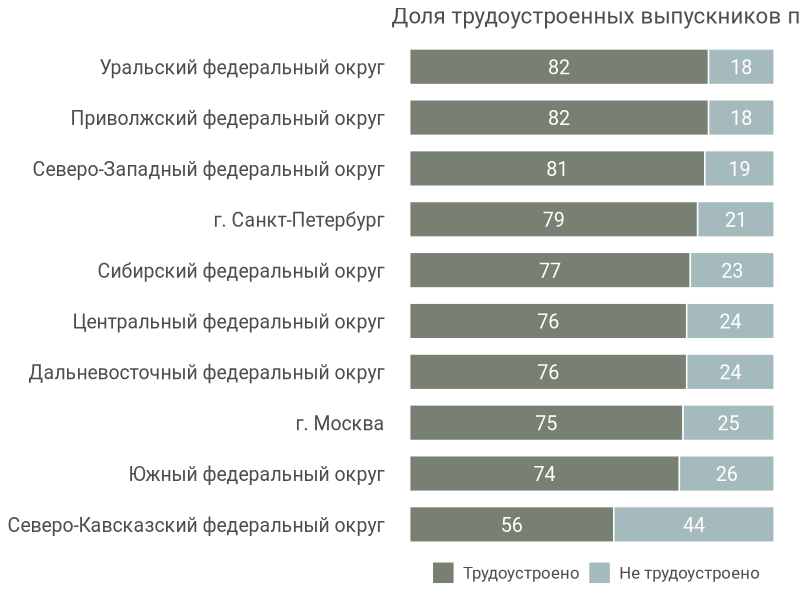
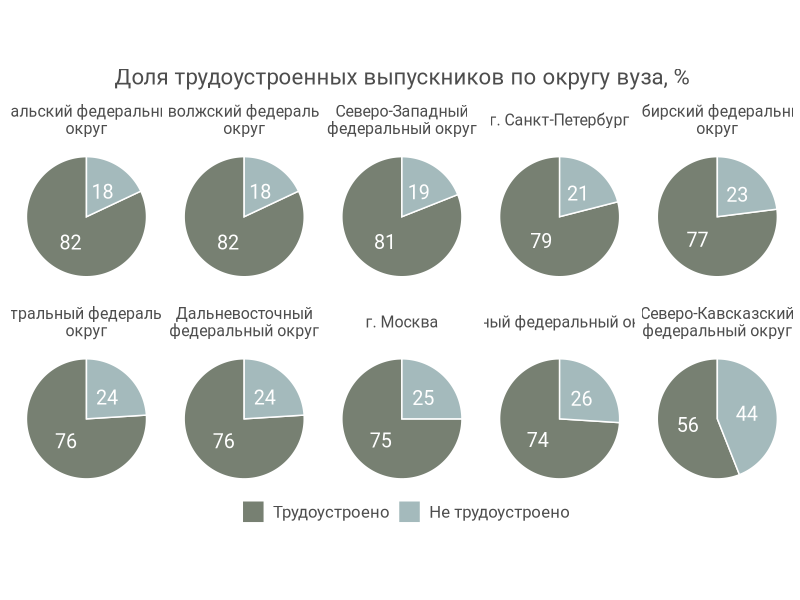
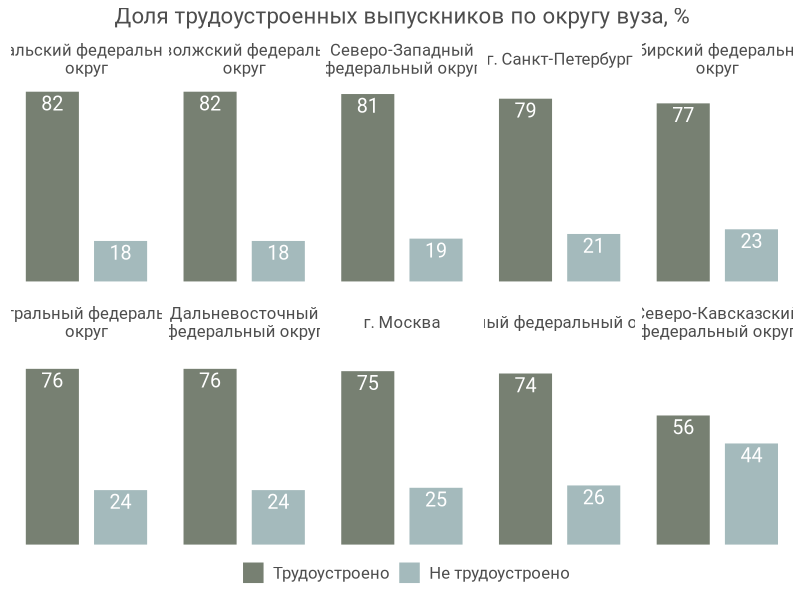
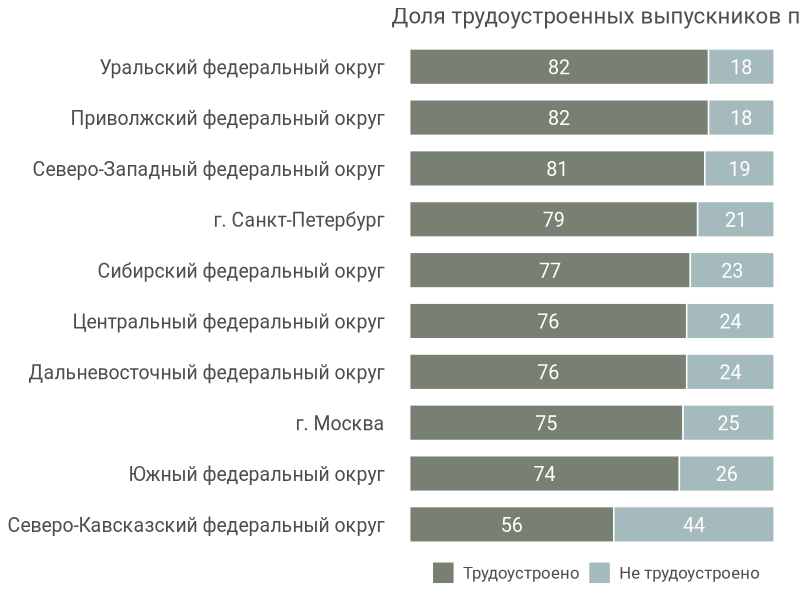
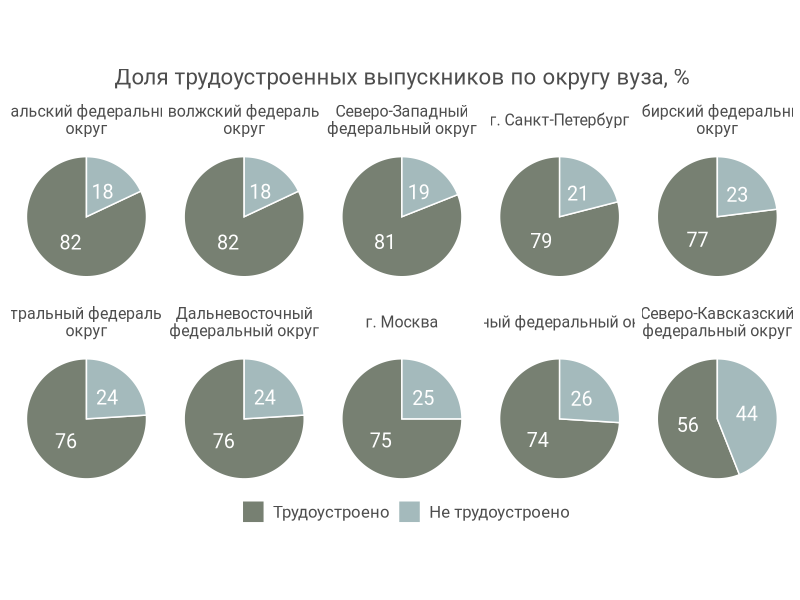
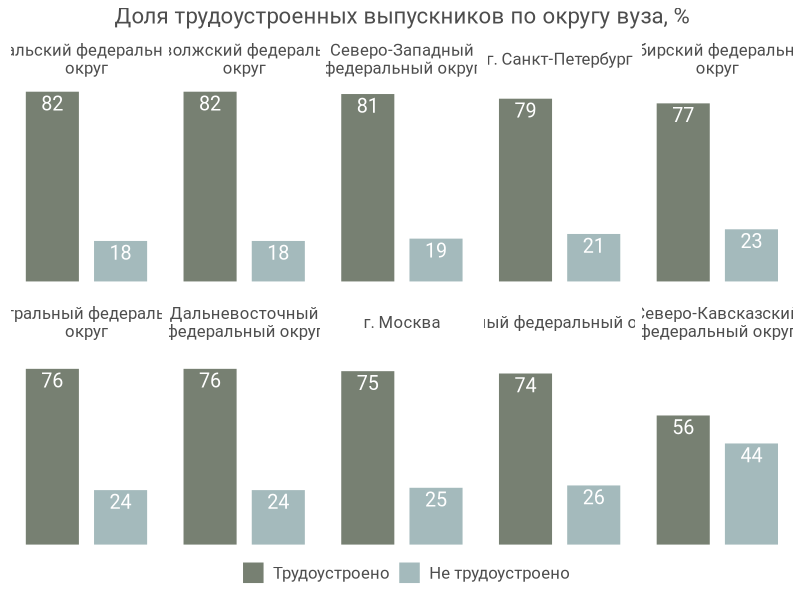

R code for these plots, in order:
# Employment by federal districts
# Source: http://vo.graduate.edu.ru/booklet#/?year=2014&board=4

# Load libraries ----
library("reshape2")
library("ggplot2")
library("forcats")

# Prepare data ----
d <- read.csv("data/trud_district.csv", stringsAsFactors = FALSE)

# Get the unemployment fraction
d$unemployed <- 1 - d$employed

# Transform table to wide format (for now ignore the threshold variable)
dm <- melt(d[, -3], id = c("district"))

# For ordering colors and rows
dm$variable <- fct_rev(dm$variable)
dm$district <- fct_reorder(dm$district[1:10], dm$value[1:10])

# Stacked bar ----
distr_empl <- ggplot(data = dm, aes(x = district, y = value, fill = variable)) +
  geom_bar(stat = "identity", width = 0.7, color = "white", alpha = 0.7) +
  geom_text(aes(label = value * 100), 
            position = position_fill(vjust = 0.5),
            family = "Roboto",
            color = "white",
            size = 5) +
  scale_fill_manual(name = "", 
                    values = c("#7D9C9F", "#3D4935"),
                    labels = c("Не трудоустроено", "Трудоустроено")) +
  scale_y_continuous(breaks = c(0, 0.5, 1), labels = c(0, 50, 100)) +
  coord_flip() +
  labs(title = "Доля трудоустроенных выпускников по округу вуза, %") +
  theme_bw() +
  theme(panel.border = element_blank(),
        panel.background = element_blank(),
        panel.grid = element_blank(),
        axis.ticks = element_blank(),
        axis.text.x = element_blank(),
        axis.title = element_blank(),
        axis.text.y = element_text(family = "Roboto", size = 14, color = "grey30"),
        legend.text = element_text(family = "Roboto", size = 12, color = "grey30"),
        legend.position = "bottom",
        legend.box.margin = margin(t = -15, unit = "pt"),
        plot.title = element_text(family = "Roboto", size = 16, color = "grey30")) +
  guides(fill = guide_legend(reverse = TRUE))

distr_empl

# Save plot
ggsave("plots/me_trud/stacked_bar.png", distr_empl, width = 12, height = 6, units = "in")

# Facet pie ----
distr_empl_pie <- ggplot(data = dm, aes(x = 1, y = value, fill = variable)) +
  geom_bar(stat = "identity", width = 1, color = "white", alpha = 0.7) +
  geom_text(aes(label = value * 100),
            position = position_fill(vjust = 0.5),
            family = "Roboto",
            color = "white",
            size = 5) +
  scale_fill_manual(name = "", 
                    values = c("#7D9C9F", "#3D4935"),
                    labels = c("Не трудоустроено", "Трудоустроено")) +
  facet_wrap(~fct_rev(district), nrow = 2, labeller = label_wrap_gen(width = 25, multi_line = TRUE)) +
  coord_polar(theta = "y", direction = -1) +
  labs(title = "Доля трудоустроенных выпускников по округу вуза, %") +
  theme_bw() +
  theme(panel.border = element_blank(),
        panel.background = element_blank(),
        panel.grid = element_blank(),
        axis.ticks = element_blank(),
        axis.text = element_blank(),
        axis.title = element_blank(),
        legend.text = element_text(family = "Roboto", size = 12, color = "grey30"),
        legend.position = "bottom",
        legend.box.margin = margin(t = -15, unit = "pt"),
        strip.background = element_blank(),
        strip.text = element_text(family = "Roboto", size = 11.5, color = "grey30"),
        plot.title = element_text(family = "Roboto", size = 16, color = "grey30", hjust = 0.5)) +
  guides(fill = guide_legend(reverse = TRUE))

distr_empl_pie

# Save plot
ggsave("plots/me_trud/pie.png", distr_empl_pie, width = 12, height = 6, units = "in")

# Facet dodge ----
distr_empl_dodge <- ggplot(data = dm, aes(x = fct_rev(variable), y = value, fill = variable)) +
  geom_bar(stat = "identity", width = 0.8, color = "white", alpha = 0.7, position = position_dodge()) +
  geom_text(aes(label = value * 100),
            position = position_dodge(width = 0.8),
            family = "Roboto",
            color = "white",
            size = 5,
            vjust = 1.3) +
  scale_fill_manual(name = "", 
                    values = c("#7D9C9F", "#3D4935"),
                    labels = c("Не трудоустроено", "Трудоустроено")) +
  facet_wrap(~fct_rev(district), nrow = 2, labeller = label_wrap_gen(width = 25, multi_line = TRUE)) +
  labs(title = "Доля трудоустроенных выпускников по округу вуза, %") +
  theme_bw() +
  theme(panel.border = element_blank(),
        panel.background = element_blank(),
        panel.grid = element_blank(),
        axis.ticks = element_blank(),
        axis.text = element_blank(),
        axis.title = element_blank(),
        legend.text = element_text(family = "Roboto", size = 12, color = "grey30"),
        legend.position = "bottom",
        legend.box.margin = margin(t = -15, unit = "pt"),
        strip.background = element_blank(),
        strip.text = element_text(family = "Roboto", size = 12, color = "grey30"),
        plot.title = element_text(family = "Roboto", size = 16, color = "grey30", hjust = 0.5)) +
  guides(fill = guide_legend(reverse = TRUE))

distr_empl_dodge

# Save plot
ggsave("plots/me_trud/bar_dodge.png", distr_empl_dodge, width = 12, height = 6, units = "in")